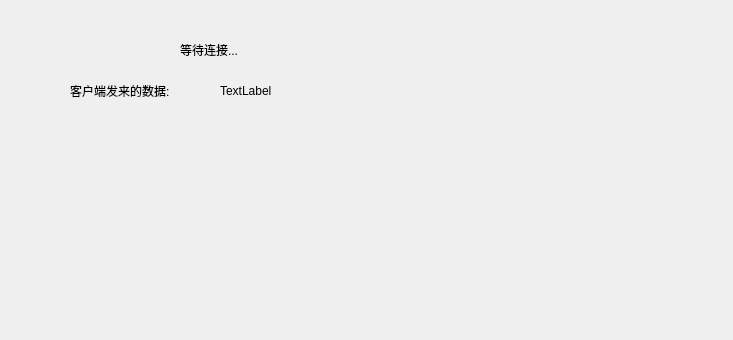
<?xml version="1.0" encoding="UTF-8"?>
<ui version="4.0">
 <class>Widget</class>
 <widget class="QWidget" name="Widget">
  <property name="geometry">
   <rect>
    <x>0</x>
    <y>0</y>
    <width>733</width>
    <height>340</height>
   </rect>
  </property>
  <property name="windowTitle">
   <string>Widget</string>
  </property>
  <widget class="QLabel" name="label">
   <property name="geometry">
    <rect>
     <x>180</x>
     <y>40</y>
     <width>91</width>
     <height>20</height>
    </rect>
   </property>
   <property name="text">
    <string>等待连接...</string>
   </property>
  </widget>
  <widget class="QLabel" name="label_2">
   <property name="geometry">
    <rect>
     <x>70</x>
     <y>80</y>
     <width>131</width>
     <height>21</height>
    </rect>
   </property>
   <property name="text">
    <string>客户端发来的数据:</string>
   </property>
  </widget>
  <widget class="QLabel" name="readLabel">
   <property name="geometry">
    <rect>
     <x>220</x>
     <y>80</y>
     <width>431</width>
     <height>21</height>
    </rect>
   </property>
   <property name="text">
    <string>TextLabel</string>
   </property>
  </widget>
 </widget>
 <resources/>
 <connections/>
</ui>
